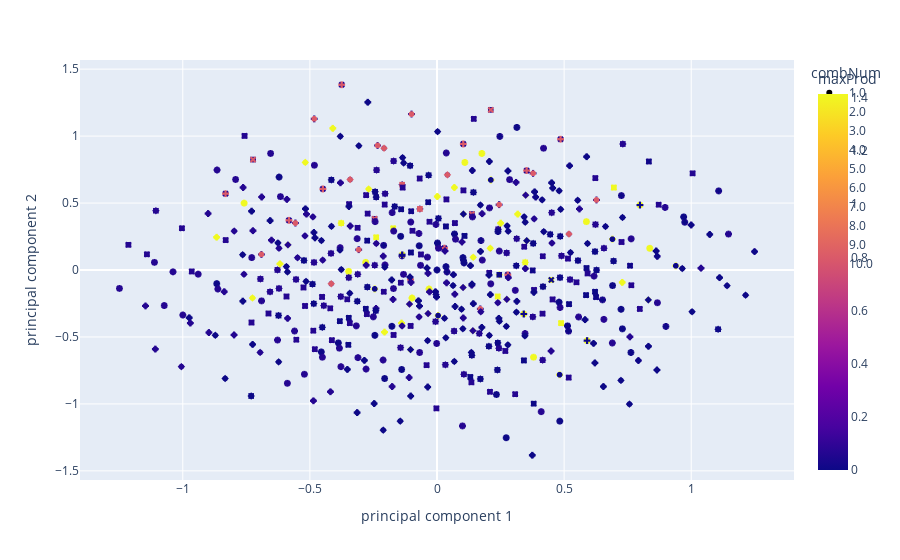

Notebook cell for this chart:
### Code cell
fig = px.scatter(df1, x='principal component 1', y='principal component 2',
                color='maxProd', symbol='combNum')
fig.show()
